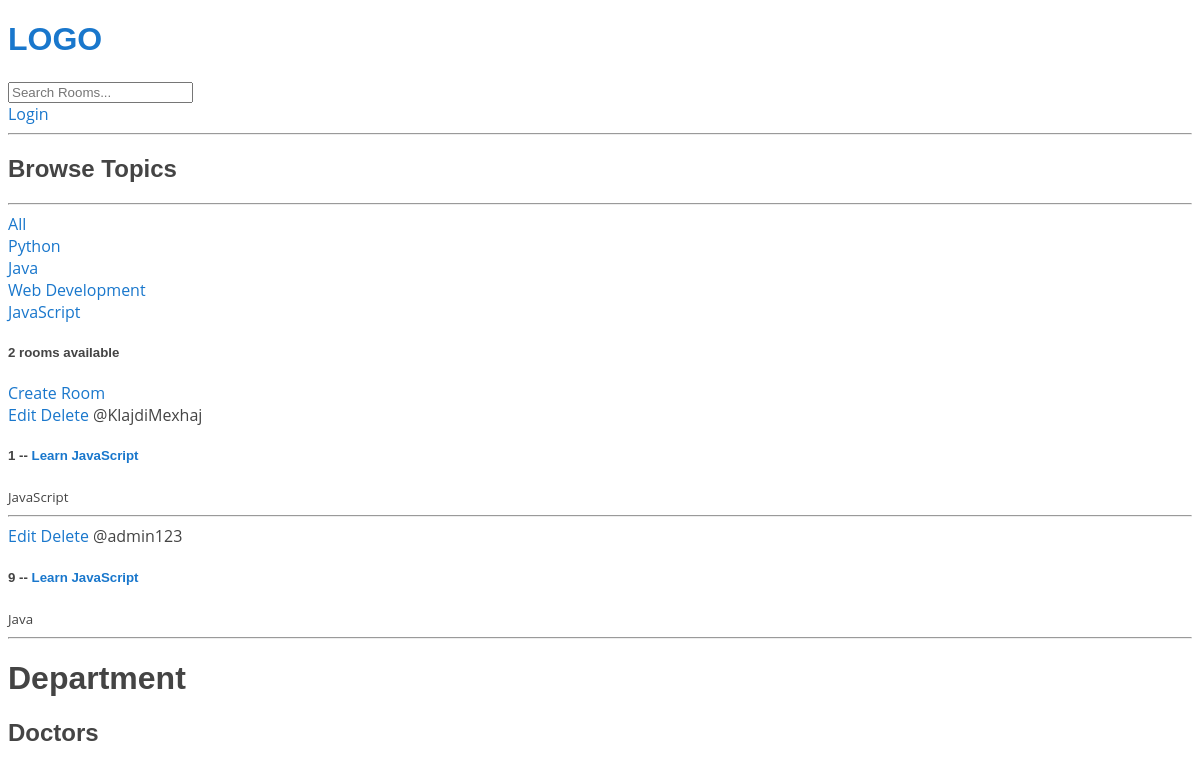
Screenshot of /?q=JavaScript with the database file from the repository.
### appSalus/models.py (models this page shows, shortened)
class Topic(models.Model):
    name = models.CharField(max_length=200)

class Room(models.Model):
    host = models.ForeignKey(User, on_delete=models.SET_NULL, null=True)
    topic = models.ForeignKey(Topic, on_delete=models.SET_NULL, null=True)
    name = models.CharField(max_length=200,blank=True)
    description = models.TextField(null=True, blank=True)
    participants = models.ManyToManyField(User,related_name='participants',blank=True)
    updated = models.DateTimeField(auto_now=True)
    created = models.DateTimeField(auto_now_add=True)
    class Meta:
        ordering = ['-updated','-created']

### appSalus/views.py (the view)
# urls.py: 2. Add a URL to urlpatterns:  path('', views.home, name='home')
def home(request):
    q = request.GET.get('q') if request.GET.get('q') != None else ''
    rooms = Room.objects.filter(
        Q(topic__name__icontains=q) |
        Q(name__icontains=q) |
        Q(description__icontains=q)
        )
    topics = Topic.objects.all()
    room_count = rooms.count()
    context = {'rooms':rooms,'topics':topics, 'room_count':room_count}
    return render(request,"home.html",context)

### appSalus/templates/home.html (shortened to what this page needs)
<!DOCTYPE html>
{% extends 'base/index.html' %}
{% load static %}
{% block content %}
<div class="home-container">
    <div>
        <h2>Browse Topics</h2>
        <hr>
        <div>
            <a href="{% url 'home' %}">All</a>
        </div>
        {% for topic in topics %}
        <div>
            <a href="{% url 'home' %}?q={{topic.name}}">{{topic.name}}</a>
        </div>
        {% endfor %}
    </div>
<div>
    <h5>{{room_count}} rooms available</h5>
    <a href="{% url 'create-room' %}">Create Room</a>
    <div>
        {% for room in rooms %}
        <div>
            <a href="{% url 'update-room' room.id %}">Edit</a>
            <a href="{% url 'delete-room' room.id %}">Delete</a>
            <span>@{{room.host.username}}</span>
            <h5>{{room.id}} -- <a href="{% url 'room' room.id %}">{{room.name}}</a></h5>
            <small>{{room.topic.name}}</small>
            <hr>
        </div>
        {% endfor %}
    </div>
</div>
</div>
<h1>{{ department.name }} Department</h1>
    <h2>Doctors</h2>
{% endblock content %}

### appSalus/static/css/style.css (style rules this page uses)
body { font-family: "Open Sans", sans-serif; color: #444444; }
a { color: #1977cc; text-decoration: none; }
h1, h2, h3, h4, h5, h6 { font-family: "Raleway", sans-serif; }
*,*:after,*:before { -webkit-box-sizing: border-box; -moz-box-sizing: border-box; -ms-box-sizing:border-box; box-sizing: border-box; }

### rows the page displays
Topic: name "Python"
Topic: name "Java"
Topic: name "Web Development"
Topic: name "JavaScript"
Room: host.username "KlajdiMexhaj", id "1", name "Learn JavaScript", topic.name "JavaScript"
Room: host.username "admin123", id "9", name "Learn JavaScript", topic.name "Java"

### other values shown
{{ room_count }} "2"
